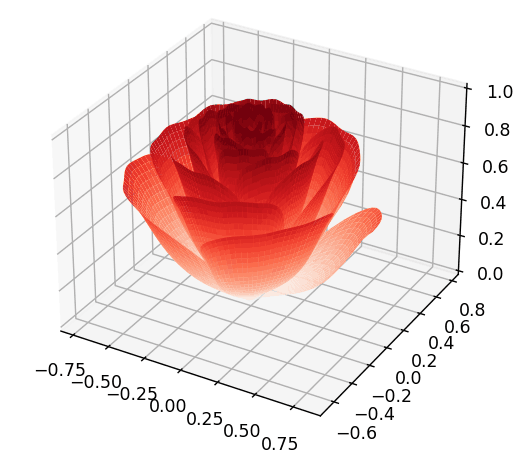

Source code (Python):
import numpy as np
import matplotlib.pyplot as plt

fig = plt.figure()
ax = fig.add_subplot(111, projection='3d')
[x, t] = np.meshgrid(np.array(range(25)) / 24.0, np.arange(0, 575.5, 0.5) / 575 * 20 * np.pi + 4*np.pi)
p = (np.pi / 2) * np.exp(-t / (8 * np.pi))
change = np.sin(15*t)/150
u = 1 - (1 - np.mod(3.3 * t, 2 * np.pi) / np.pi) ** 4 / 2 + change
y = 2 * (x ** 2 - x) ** 2 * np.sin(p)
r = u * (x * np.sin(p) + y * np.cos(p))
h = u * (x * np.cos(p) - y * np.sin(p))
c= plt.get_cmap('Reds')
surf = ax.plot_surface(r * np.cos(t), r * np.sin(t), h, rstride=1, cstride=1, cmap= c, linewidth=0, antialiased=True)
plt.show()
